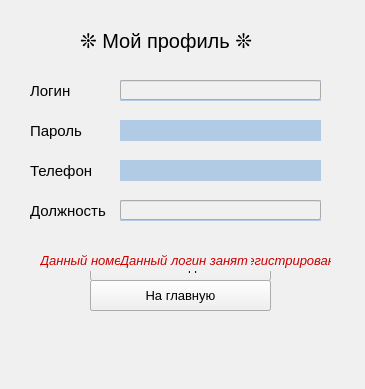
<?xml version="1.0" encoding="UTF-8"?>
<ui version="4.0">
 <class>MainWindow2</class>
 <widget class="QMainWindow" name="MainWindow2">
  <property name="geometry">
   <rect>
    <x>0</x>
    <y>0</y>
    <width>365</width>
    <height>389</height>
   </rect>
  </property>
  <property name="windowTitle">
   <string>MainWindow</string>
  </property>
  <property name="styleSheet">
   <string notr="true">background-color: rgb(240, 240, 240);</string>
  </property>
  <widget class="QWidget" name="centralwidget">
   <widget class="QLineEdit" name="prof_lineEdit_2">
    <property name="geometry">
     <rect>
      <x>120</x>
      <y>120</y>
      <width>201</width>
      <height>20</height>
     </rect>
    </property>
   </widget>
   <widget class="QLabel" name="s_label_1">
    <property name="geometry">
     <rect>
      <x>120</x>
      <y>80</y>
      <width>201</width>
      <height>21</height>
     </rect>
    </property>
    <property name="font">
     <font>
      <pointsize>11</pointsize>
     </font>
    </property>
    <property name="styleSheet">
     <string notr="true">background-color: rgb(178, 203, 229);

</string>
    </property>
    <property name="text">
     <string/>
    </property>
   </widget>
   <widget class="QLabel" name="label_2">
    <property name="geometry">
     <rect>
      <x>30</x>
      <y>120</y>
      <width>71</width>
      <height>21</height>
     </rect>
    </property>
    <property name="font">
     <font>
      <pointsize>11</pointsize>
     </font>
    </property>
    <property name="text">
     <string>Пароль</string>
    </property>
   </widget>
   <widget class="QPushButton" name="changeopen_pushButton">
    <property name="geometry">
     <rect>
      <x>90</x>
      <y>250</y>
      <width>181</width>
      <height>31</height>
     </rect>
    </property>
    <property name="font">
     <font>
      <pointsize>10</pointsize>
      <weight>50</weight>
      <bold>false</bold>
      <underline>false</underline>
      <strikeout>false</strikeout>
     </font>
    </property>
    <property name="text">
     <string>Изменить данные</string>
    </property>
   </widget>
   <widget class="QLabel" name="label">
    <property name="geometry">
     <rect>
      <x>30</x>
      <y>80</y>
      <width>71</width>
      <height>21</height>
     </rect>
    </property>
    <property name="font">
     <font>
      <pointsize>11</pointsize>
     </font>
    </property>
    <property name="text">
     <string>Логин</string>
    </property>
   </widget>
   <widget class="QPushButton" name="changesave_pushButton">
    <property name="geometry">
     <rect>
      <x>90</x>
      <y>280</y>
      <width>181</width>
      <height>31</height>
     </rect>
    </property>
    <property name="font">
     <font>
      <pointsize>10</pointsize>
      <weight>50</weight>
      <bold>false</bold>
      <underline>false</underline>
      <strikeout>false</strikeout>
     </font>
    </property>
    <property name="text">
     <string>Сохранить изменения</string>
    </property>
   </widget>
   <widget class="QLineEdit" name="prof_lineEdit_3">
    <property name="geometry">
     <rect>
      <x>120</x>
      <y>160</y>
      <width>201</width>
      <height>20</height>
     </rect>
    </property>
   </widget>
   <widget class="QLabel" name="s_label_3">
    <property name="geometry">
     <rect>
      <x>120</x>
      <y>160</y>
      <width>201</width>
      <height>21</height>
     </rect>
    </property>
    <property name="font">
     <font>
      <pointsize>11</pointsize>
     </font>
    </property>
    <property name="styleSheet">
     <string notr="true">background-color: rgb(178, 203, 229);

</string>
    </property>
    <property name="text">
     <string/>
    </property>
   </widget>
   <widget class="QLabel" name="errorprofile_2">
    <property name="geometry">
     <rect>
      <x>40</x>
      <y>250</y>
      <width>291</width>
      <height>21</height>
     </rect>
    </property>
    <property name="palette">
     <palette>
      <active>
       <colorrole role="WindowText">
        <brush brushstyle="SolidPattern">
         <color alpha="255">
          <red>202</red>
          <green>0</green>
          <blue>0</blue>
         </color>
        </brush>
       </colorrole>
       <colorrole role="Button">
        <brush brushstyle="SolidPattern">
         <color alpha="255">
          <red>240</red>
          <green>240</green>
          <blue>240</blue>
         </color>
        </brush>
       </colorrole>
       <colorrole role="Text">
        <brush brushstyle="SolidPattern">
         <color alpha="255">
          <red>202</red>
          <green>0</green>
          <blue>0</blue>
         </color>
        </brush>
       </colorrole>
       <colorrole role="ButtonText">
        <brush brushstyle="SolidPattern">
         <color alpha="255">
          <red>202</red>
          <green>0</green>
          <blue>0</blue>
         </color>
        </brush>
       </colorrole>
       <colorrole role="Base">
        <brush brushstyle="SolidPattern">
         <color alpha="255">
          <red>240</red>
          <green>240</green>
          <blue>240</blue>
         </color>
        </brush>
       </colorrole>
       <colorrole role="Window">
        <brush brushstyle="SolidPattern">
         <color alpha="255">
          <red>240</red>
          <green>240</green>
          <blue>240</blue>
         </color>
        </brush>
       </colorrole>
      </active>
      <inactive>
       <colorrole role="WindowText">
        <brush brushstyle="SolidPattern">
         <color alpha="255">
          <red>202</red>
          <green>0</green>
          <blue>0</blue>
         </color>
        </brush>
       </colorrole>
       <colorrole role="Button">
        <brush brushstyle="SolidPattern">
         <color alpha="255">
          <red>240</red>
          <green>240</green>
          <blue>240</blue>
         </color>
        </brush>
       </colorrole>
       <colorrole role="Text">
        <brush brushstyle="SolidPattern">
         <color alpha="255">
          <red>202</red>
          <green>0</green>
          <blue>0</blue>
         </color>
        </brush>
       </colorrole>
       <colorrole role="ButtonText">
        <brush brushstyle="SolidPattern">
         <color alpha="255">
          <red>202</red>
          <green>0</green>
          <blue>0</blue>
         </color>
        </brush>
       </colorrole>
       <colorrole role="Base">
        <brush brushstyle="SolidPattern">
         <color alpha="255">
          <red>240</red>
          <green>240</green>
          <blue>240</blue>
         </color>
        </brush>
       </colorrole>
       <colorrole role="Window">
        <brush brushstyle="SolidPattern">
         <color alpha="255">
          <red>240</red>
          <green>240</green>
          <blue>240</blue>
         </color>
        </brush>
       </colorrole>
      </inactive>
      <disabled>
       <colorrole role="WindowText">
        <brush brushstyle="SolidPattern">
         <color alpha="255">
          <red>202</red>
          <green>0</green>
          <blue>0</blue>
         </color>
        </brush>
       </colorrole>
       <colorrole role="Button">
        <brush brushstyle="SolidPattern">
         <color alpha="255">
          <red>240</red>
          <green>240</green>
          <blue>240</blue>
         </color>
        </brush>
       </colorrole>
       <colorrole role="Text">
        <brush brushstyle="SolidPattern">
         <color alpha="255">
          <red>202</red>
          <green>0</green>
          <blue>0</blue>
         </color>
        </brush>
       </colorrole>
       <colorrole role="ButtonText">
        <brush brushstyle="SolidPattern">
         <color alpha="255">
          <red>202</red>
          <green>0</green>
          <blue>0</blue>
         </color>
        </brush>
       </colorrole>
       <colorrole role="Base">
        <brush brushstyle="SolidPattern">
         <color alpha="255">
          <red>240</red>
          <green>240</green>
          <blue>240</blue>
         </color>
        </brush>
       </colorrole>
       <colorrole role="Window">
        <brush brushstyle="SolidPattern">
         <color alpha="255">
          <red>240</red>
          <green>240</green>
          <blue>240</blue>
         </color>
        </brush>
       </colorrole>
      </disabled>
     </palette>
    </property>
    <property name="font">
     <font>
      <pointsize>10</pointsize>
      <italic>true</italic>
     </font>
    </property>
    <property name="styleSheet">
     <string notr="true">color: rgb(202, 0, 0);</string>
    </property>
    <property name="text">
     <string>Данный номер телефона уже зарегистрирован</string>
    </property>
   </widget>
   <widget class="QLabel" name="label_4">
    <property name="geometry">
     <rect>
      <x>30</x>
      <y>200</y>
      <width>81</width>
      <height>21</height>
     </rect>
    </property>
    <property name="font">
     <font>
      <pointsize>11</pointsize>
     </font>
    </property>
    <property name="text">
     <string>Должность</string>
    </property>
   </widget>
   <widget class="QLineEdit" name="prof_lineEdit">
    <property name="geometry">
     <rect>
      <x>120</x>
      <y>80</y>
      <width>201</width>
      <height>20</height>
     </rect>
    </property>
   </widget>
   <widget class="QLabel" name="s_label_4">
    <property name="geometry">
     <rect>
      <x>120</x>
      <y>200</y>
      <width>201</width>
      <height>21</height>
     </rect>
    </property>
    <property name="font">
     <font>
      <pointsize>11</pointsize>
     </font>
    </property>
    <property name="styleSheet">
     <string notr="true">background-color: rgb(178, 203, 229);

</string>
    </property>
    <property name="text">
     <string/>
    </property>
   </widget>
   <widget class="QLineEdit" name="prof_lineEdit_4">
    <property name="geometry">
     <rect>
      <x>120</x>
      <y>200</y>
      <width>201</width>
      <height>20</height>
     </rect>
    </property>
   </widget>
   <widget class="QLabel" name="errorprofile_1">
    <property name="geometry">
     <rect>
      <x>120</x>
      <y>250</y>
      <width>131</width>
      <height>21</height>
     </rect>
    </property>
    <property name="palette">
     <palette>
      <active>
       <colorrole role="WindowText">
        <brush brushstyle="SolidPattern">
         <color alpha="255">
          <red>202</red>
          <green>0</green>
          <blue>0</blue>
         </color>
        </brush>
       </colorrole>
       <colorrole role="Button">
        <brush brushstyle="SolidPattern">
         <color alpha="255">
          <red>240</red>
          <green>240</green>
          <blue>240</blue>
         </color>
        </brush>
       </colorrole>
       <colorrole role="Text">
        <brush brushstyle="SolidPattern">
         <color alpha="255">
          <red>202</red>
          <green>0</green>
          <blue>0</blue>
         </color>
        </brush>
       </colorrole>
       <colorrole role="ButtonText">
        <brush brushstyle="SolidPattern">
         <color alpha="255">
          <red>202</red>
          <green>0</green>
          <blue>0</blue>
         </color>
        </brush>
       </colorrole>
       <colorrole role="Base">
        <brush brushstyle="SolidPattern">
         <color alpha="255">
          <red>240</red>
          <green>240</green>
          <blue>240</blue>
         </color>
        </brush>
       </colorrole>
       <colorrole role="Window">
        <brush brushstyle="SolidPattern">
         <color alpha="255">
          <red>240</red>
          <green>240</green>
          <blue>240</blue>
         </color>
        </brush>
       </colorrole>
      </active>
      <inactive>
       <colorrole role="WindowText">
        <brush brushstyle="SolidPattern">
         <color alpha="255">
          <red>202</red>
          <green>0</green>
          <blue>0</blue>
         </color>
        </brush>
       </colorrole>
       <colorrole role="Button">
        <brush brushstyle="SolidPattern">
         <color alpha="255">
          <red>240</red>
          <green>240</green>
          <blue>240</blue>
         </color>
        </brush>
       </colorrole>
       <colorrole role="Text">
        <brush brushstyle="SolidPattern">
         <color alpha="255">
          <red>202</red>
          <green>0</green>
          <blue>0</blue>
         </color>
        </brush>
       </colorrole>
       <colorrole role="ButtonText">
        <brush brushstyle="SolidPattern">
         <color alpha="255">
          <red>202</red>
          <green>0</green>
          <blue>0</blue>
         </color>
        </brush>
       </colorrole>
       <colorrole role="Base">
        <brush brushstyle="SolidPattern">
         <color alpha="255">
          <red>240</red>
          <green>240</green>
          <blue>240</blue>
         </color>
        </brush>
       </colorrole>
       <colorrole role="Window">
        <brush brushstyle="SolidPattern">
         <color alpha="255">
          <red>240</red>
          <green>240</green>
          <blue>240</blue>
         </color>
        </brush>
       </colorrole>
      </inactive>
      <disabled>
       <colorrole role="WindowText">
        <brush brushstyle="SolidPattern">
         <color alpha="255">
          <red>202</red>
          <green>0</green>
          <blue>0</blue>
         </color>
        </brush>
       </colorrole>
       <colorrole role="Button">
        <brush brushstyle="SolidPattern">
         <color alpha="255">
          <red>240</red>
          <green>240</green>
          <blue>240</blue>
         </color>
        </brush>
       </colorrole>
       <colorrole role="Text">
        <brush brushstyle="SolidPattern">
         <color alpha="255">
          <red>202</red>
          <green>0</green>
          <blue>0</blue>
         </color>
        </brush>
       </colorrole>
       <colorrole role="ButtonText">
        <brush brushstyle="SolidPattern">
         <color alpha="255">
          <red>202</red>
          <green>0</green>
          <blue>0</blue>
         </color>
        </brush>
       </colorrole>
       <colorrole role="Base">
        <brush brushstyle="SolidPattern">
         <color alpha="255">
          <red>240</red>
          <green>240</green>
          <blue>240</blue>
         </color>
        </brush>
       </colorrole>
       <colorrole role="Window">
        <brush brushstyle="SolidPattern">
         <color alpha="255">
          <red>240</red>
          <green>240</green>
          <blue>240</blue>
         </color>
        </brush>
       </colorrole>
      </disabled>
     </palette>
    </property>
    <property name="font">
     <font>
      <pointsize>10</pointsize>
      <italic>true</italic>
     </font>
    </property>
    <property name="styleSheet">
     <string notr="true">color: rgb(202, 0, 0);</string>
    </property>
    <property name="text">
     <string>Данный логин занят</string>
    </property>
   </widget>
   <widget class="QLabel" name="label_3">
    <property name="geometry">
     <rect>
      <x>30</x>
      <y>160</y>
      <width>71</width>
      <height>21</height>
     </rect>
    </property>
    <property name="font">
     <font>
      <pointsize>11</pointsize>
     </font>
    </property>
    <property name="text">
     <string>Телефон</string>
    </property>
   </widget>
   <widget class="QLabel" name="profile_label">
    <property name="geometry">
     <rect>
      <x>80</x>
      <y>20</y>
      <width>181</width>
      <height>41</height>
     </rect>
    </property>
    <property name="font">
     <font>
      <pointsize>15</pointsize>
      <weight>50</weight>
      <italic>false</italic>
      <bold>false</bold>
      <kerning>true</kerning>
     </font>
    </property>
    <property name="text">
     <string>❊ Мой профиль ❊</string>
    </property>
   </widget>
   <widget class="QLabel" name="s_label_2">
    <property name="geometry">
     <rect>
      <x>120</x>
      <y>120</y>
      <width>201</width>
      <height>21</height>
     </rect>
    </property>
    <property name="font">
     <font>
      <pointsize>11</pointsize>
     </font>
    </property>
    <property name="styleSheet">
     <string notr="true">background-color: rgb(178, 203, 229);

</string>
    </property>
    <property name="text">
     <string/>
    </property>
   </widget>
   <widget class="QPushButton" name="home_pushButton">
    <property name="geometry">
     <rect>
      <x>90</x>
      <y>280</y>
      <width>181</width>
      <height>31</height>
     </rect>
    </property>
    <property name="font">
     <font>
      <pointsize>10</pointsize>
      <weight>50</weight>
      <italic>false</italic>
      <bold>false</bold>
      <underline>false</underline>
      <strikeout>false</strikeout>
     </font>
    </property>
    <property name="text">
     <string>На главную</string>
    </property>
   </widget>
  </widget>
  <widget class="QMenuBar" name="menubar">
   <property name="geometry">
    <rect>
     <x>0</x>
     <y>0</y>
     <width>365</width>
     <height>21</height>
    </rect>
   </property>
  </widget>
  <widget class="QStatusBar" name="statusbar"/>
 </widget>
 <resources/>
 <connections/>
</ui>
